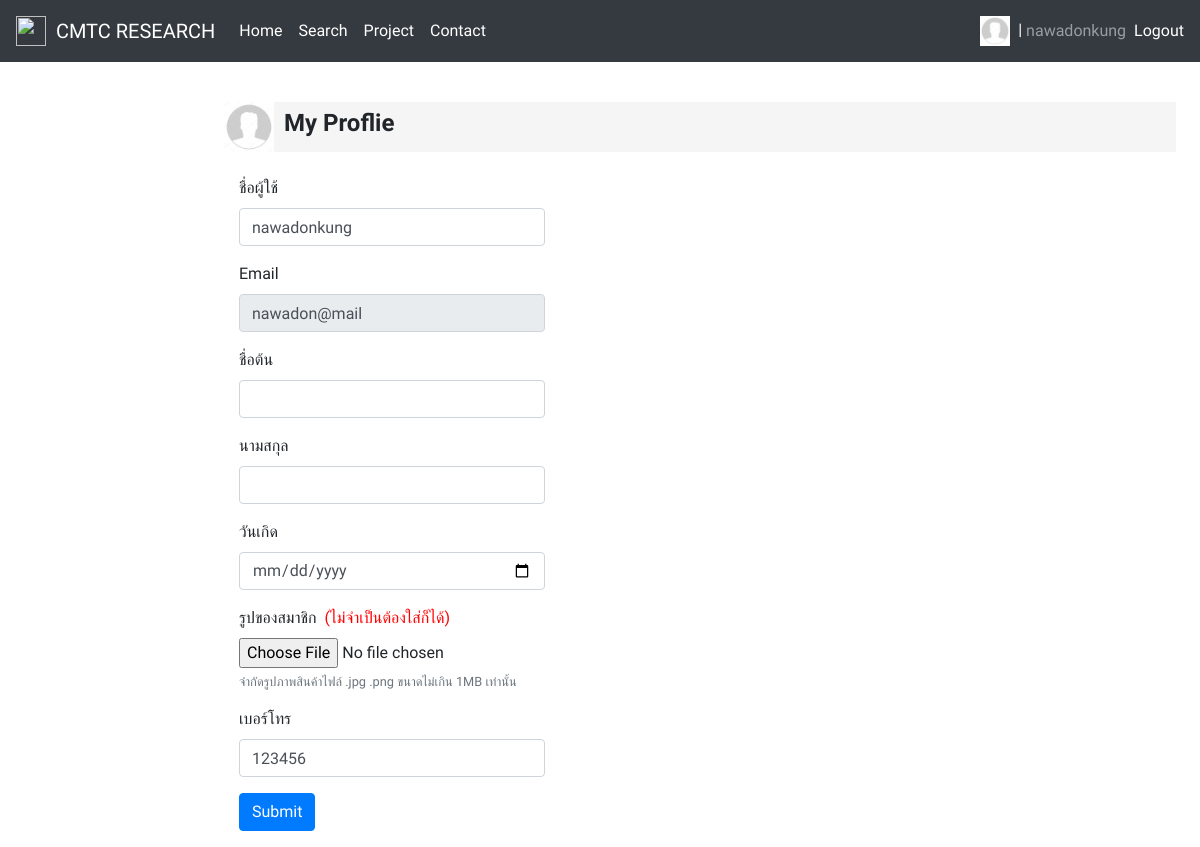
The app's page /Profile/UpdateProfile.php?id=1 (signed in) with its own data.
### tables this page shows
CREATE TABLE `users` (
  `id` int(11) NOT NULL,
  `username` varchar(255) NOT NULL,
  `email` varchar(255) NOT NULL,
  `password` varchar(255) NOT NULL,
  `firstname` varchar(32) NOT NULL,
  `lastname` varchar(32) NOT NULL,
  `birthday` date NOT NULL,
  `userphotoicon` varchar(255) DEFAULT NULL,
  `phonenumber` int(64) DEFAULT NULL,
  `timestamp` timestamp NOT NULL DEFAULT current_timestamp() ON UPDATE current_timestamp()
);

### Profile/UpdateProfile.php (the view, shortened to what this page needs)
<?php
    include_once "../Connection/db.php";
    $password = $_SESSION["password"];
?>
<?php if (isset($_GET['id'])) : ?>
<?php $id = $_GET['id']; ?>
<?php endif; ?>
<?php
    $sql = "SELECT password FROM users
    WHERE password = '$password' AND id = '$id'";
    $result = mysqli_query($conn, $sql);
    if (mysqli_num_rows($result) > 0) {
        while($row = mysqli_fetch_assoc($result)) {
        }
    } else {
      header('Location: ../SearchPage/Search.php');
    }
?>
<!doctype html>
<html lang="en">
<head>
    <link href="../assets/dist/css/bootstrap.min.css" rel="stylesheet">
    <link rel="stylesheet" href="https://stackpath.bootstrapcdn.com/bootstrap/4.4.1/css/bootstrap.min.css"
>
</head>
<body>
    <nav class="navbar navbar-expand-lg navbar-dark bg-dark">
    <img src="../img/itcmtc.png" width="30" height="30">
        <a class="navbar-brand" href="#">&nbsp; CMTC RESEARCH</a>
        <div class="collapse navbar-collapse" id="navbarText">
            <ul class="navbar-nav mr-auto">
                <li class="nav-item active">
                    <a class="nav-link" href="../HomePage/Home.php">Home</a>
                </li>
                <li class="nav-item active">
                    <a class="nav-link" href="../SearchPage/Search.php">Search</a>
                </li>
                <li class="nav-item active">
                    <a class="nav-link" href="../ProjectPage/Project.php">Project</a>
                </li>
                <li class="nav-item active">
                    <a class="nav-link" href="../ContactPage/Contact.php">Contact</a>
                </li>
            </ul>
            <?php if(!isset($_SESSION["username"])) { ?>
            <span class="navbar-text">
                <a href="../Login/LoginPage.php">Login</a>
            </span>
            <?php } else { ?>
            <span class="navbar-text">
            <?php
            $SESSONID = $_SESSION["id"];
            $readResearch = "SELECT * FROM users WHERE id = $SESSONID";
            $readResearchResult = mysqli_query($conn, $readResearch);
            ?>
            <?php if (mysqli_num_rows($readResearchResult) > 0) { ?>
            <?php while($row = mysqli_fetch_assoc($readResearchResult)) { ?>
                <?php $photo = $row["userphotoicon"] ?>
                <?php if (empty($photo)) {
                $photo = "icon1.jpg";
              } ?>
                <?php if(!isset($_SESSION["admin"])) echo "<a href=\"../Profile/MyProfile.php?id=" . $row["id"] . "\"><img src='../img/usersphoto/".$photo."'width='30' height='30' align='center'></a>" ?>
            <?php } ?>
            <?php } else { ?>
            error
            <?php } ?>
              <a>&nbsp;|&nbsp;</a>
            </span>
            <span class="navbar-text mr-2">
                <?php echo $_SESSION["username"]; ?>
            </span>
            <span class="navbar-text">
                <a href="../Login/Process/LogoutPageProcess.php">Logout</a>
            </span>
            <?php } ?>
        </div>
    </nav>
    <?php
  $id = $_GET['id'];
  $userphotoicon = "SELECT userphotoicon FROM users WHERE id = $id";
  $readuserphotoicon = mysqli_query($conn, $userphotoicon);
  $writeuserphotoicon = mysqli_fetch_assoc($readuserphotoicon);
  ?>
<div class="container-fluid">
  <div class="row">
        <main role="main" class="col-md-9 ml-sm-auto col-lg-10 px-md-4">
          <div class="d-flex  flex-wrap flex-md-nowrap align-items-center pt-3 pb-2 mb-3">
            </div>
              <div class="justify-content-between" style="background-color:#F5F5F5" >
              <?php $photoProfile = $writeuserphotoicon['userphotoicon'] ?>
              <?php if (empty($photoProfile)) {
                $photoProfile = "icon1.jpg";
              }?>
              <?php echo "<img src='../img/usersphoto/".$photoProfile."'width='50' height='50' align='center'>" ?>
              <?php
                    $id = $_GET["id"];
                    $readuser = "SELECT * FROM users WHERE id = $id";
                    $readuserResult = mysqli_query($conn, $readuser);
                    if (mysqli_num_rows($readuserResult) > 0) {
                        $row = mysqli_fetch_assoc($readuserResult);
                    }
                    ?>
                <b><font size="5">&nbsp;My Proflie</font></b>
              </div>
              <div style="display:flex;justify-content:left;align-items:center;" class="col-sm-12 col-md-6 col-lg-6">
              <form method="POST" action="./process/UpdateProfileProcess.php" enctype="multipart/form-data">
                    <br>
                    <div class="form-group">
                        <label for="username">ชื่อผู้ใช้</label>
                        <input id="username" name="username" placeholder="" type="text"
                            class="form-control" required="required" value="<?php echo $row["username"] ?>">
                    </div>
                    <div class="form-group">
                        <label for="email">Email</label>
                        <input id="email" name="email" placeholder="" type="email"
                            class="form-control" disabled value="<?php echo $row["email"] ?>">
                    </div>
                    <div class="form-group">
                        <label for="firstname">ชื่อต้น</label>
                        <input id="firstname" name="firstname" placeholder="" type="text"
                            class="form-control" required="required" value="<?php echo $row["firstname"] ?>">
                    </div>
                    <div class="form-group">
                        <label for="lastname">นามสกุล</label>
                        <input id="lastname" name="lastname" placeholder="" type="text"
                            class="form-control" required="required" value="<?php echo $row["lastname"] ?>">
                    </div>
                    <div class="form-group">
                        <label for="birthday">วันเกิด</label>
                        <input id="birthday" name="birthday" placeholder="" type="date"
                            class="form-control" required="required" value="<?php echo $row["birthday"] ?>">
                    </div>
                    <div class="form-group">
                        <label for="photo">รูปของสมาชิก </label>
                        <label  style="color:red; ">&nbsp;(ไม่จำเป็นต้องใส่ก็ได้)</label>
                        <input type="file" class="form-control-file" name="userphotoicon" aria-describedby="fileHelpId"
                            accept="image/png, image/jpeg">
                        <small id="fileHelpId" class="form-text text-muted">จำกัดรูปภาพสินค้าไฟล์ .jpg .png ขนาดไม่เกิน 1MB เท่านั้น</small>
                    </div>
                    <div class="form-group">
                        <label for="phonenumber">เบอร์โทร</label>
                        <input id="phonenumber" name="phonenumber" placeholder="" type="text"
                            class="form-control" required="required" value="<?php echo $row["phonenumber"] ?>">
                    </div>
                    <div class="form-group">
                        <button name="submit" type="submit" class="btn btn-primary"><a class="changepassword">Submit</a></button>
                    </div>
                </form>
            </div>
            </div>
    </div>
</body>
</html>

### Profile/UpdateProfile.php (style rules this page uses)
body { font-family: 'Sarabun', sans-serif; }

### records on screen
users: username "nawadonkung", email "nawadon@mail", phonenumber "123456"

### other values on screen
$_SESSION["username"] "nawadonkung"
